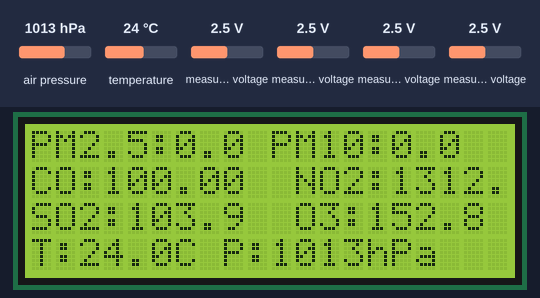
Simulated run of this sketch. Board: ESP32. On the bench: 20×4 character LCD. The test bench sets the inputs (shaded band); at power-on: air pressure 1013 hPa, measured voltage 2.5 V, temperature 24 °C. WiFi joins after 1.5 s; servers stay silent unless stated; uploads are accepted with an empty reply; the local clock reads 2024-03-15 10:24:30 at power-on unless the sketch sets it; storage starts empty; what the sketch prints to the serial monitor is not drawn.

Above: at 3.8 s.
3.9 s: air pressure set to 952 hPa
At 5.3 s:
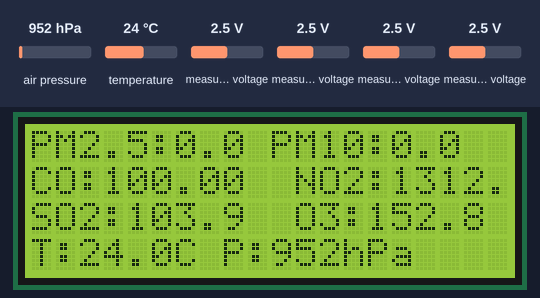
6.9 s: measured voltage (sensor 200) set to 0.1 V
At 7.6 s:
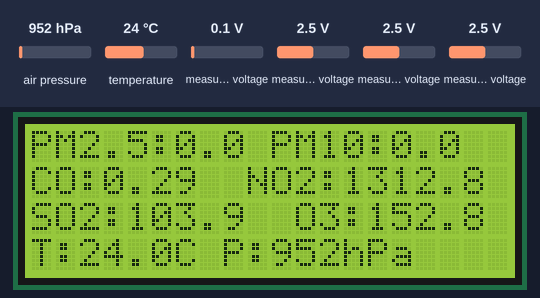
8.6 s: measured voltage (sensor 201) set to 0.1 V
At 9.5 s:
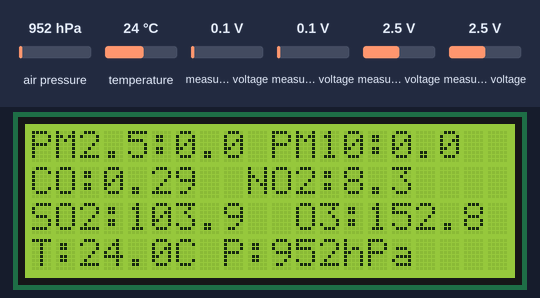
11.6 s: measured voltage (sensor 202) set to 0.1 V
At 13.0 s:
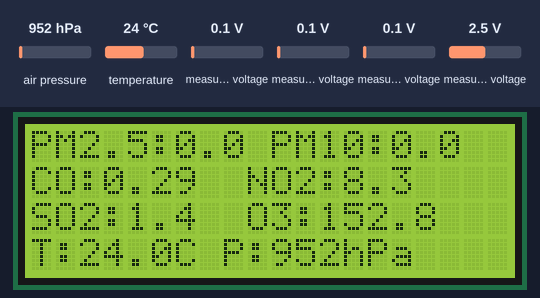
13.3 s: measured voltage (sensor 203) set to 0.1 V
At 14.9 s:
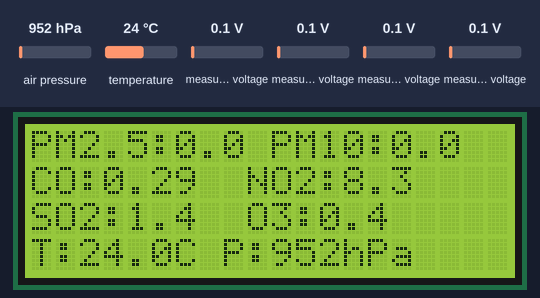
16.3 s: air pressure set to 1000 hPa
At 17.9 s:
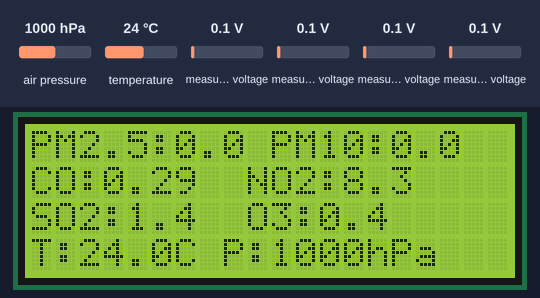
Timing chart, 0 to 19.4 s (numbered marks = the images above; inputs shaded):
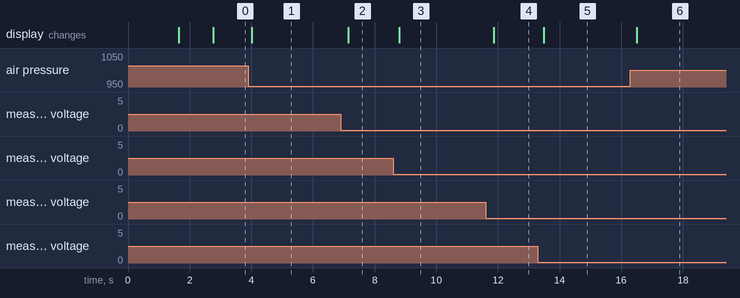

The sketch:

ESP32_SucoAir.ino
```cpp
// ============================================================
// ESP32_SucoAir.ino — Kode Arduino untuk ESP32
// Kirim data sensor ke backend via HTTP POST
//
// Hardware yang digunakan (sesuai proposal):
//   - ESP32 DevKitC V4
//   - PMS5003  → PM2.5 & PM10 (Serial2)
//   - MQ-7     → CO   (ADS1115 ch0)
//   - MQ-135   → NO2  (ADS1115 ch1)
//   - MQ-136   → SO2  (ADS1115 ch2)
//   - MQ-131   → O3   (ADS1115 ch3)
//   - BMP280   → Suhu, Kelembapan, Tekanan (I2C)
//   - RTC DS3231 → Pencatatan waktu (I2C)
//   - Modul Micro SD Card → Penyimpanan lokal
//   - LCD 20x4 I2C → Display
//   - SIM7000E → GSM/LTE (opsional)
// ============================================================

#include <WiFi.h>
#include <HTTPClient.h>
#include <ArduinoJson.h>
#include <Wire.h>
#include <Adafruit_BMP280.h>
#include <Adafruit_ADS1X15.h>
#include <RTClib.h>
#include <SD.h>
#include <SPI.h>
#include <LiquidCrystal_I2C.h>
#include <HardwareSerial.h>

// ── KONFIGURASI WiFi ─────────────────────────────────────────
const char* WIFI_SSID     = "NAMA_WIFI_ANDA";
const char* WIFI_PASSWORD = "PASSWORD_WIFI_ANDA";

// ── KONFIGURASI BACKEND ───────────────────────────────────────
const char* SERVER_URL    = "http://192.168.1.100:8080/api/sensor/data";
const char* DEVICE_KEY    = "ESP32_SUCOFINDO_MANADO_2025";
const char* INSPECTION_ID = "INS-1771489133574"; // Ganti sesuai sesi inspeksi aktif

// ── INTERVAL PENGIRIMAN (ms) ──────────────────────────────────
const unsigned long SEND_INTERVAL = 5000; // 5 detik

// ── PIN DEFINITIONS ───────────────────────────────────────────
#define SD_CS_PIN     5
#define PMS_RX_PIN   16
#define PMS_TX_PIN   17
#define LCD_ADDR     0x27

// ── OBJEK SENSOR ─────────────────────────────────────────────
Adafruit_BMP280    bmp;
Adafruit_ADS1115   ads;
RTC_DS3231         rtc;
LiquidCrystal_I2C  lcd(LCD_ADDR, 20, 4);
HardwareSerial     pmsSerial(2); // Serial2 untuk PMS5003

// ── VARIABEL DATA SENSOR ─────────────────────────────────────
struct SensorData {
  float pm25      = 0;
  float pm10      = 0;
  float co        = 0;
  float no2       = 0;
  float so2       = 0;
  float o3        = 0;
  float temp      = 0;
  float humidity  = 0;
  float pressure  = 0;
};

SensorData sensorData;
unsigned long lastSend = 0;

// ── KALIBRASI MQ SENSOR ───────────────────────────────────────
// Nilai Ro (resistance di udara bersih) — kalibrasi di lapangan
const float MQ7_RO   = 10.0;  // kΩ
const float MQ135_RO = 76.0;  // kΩ
const float MQ136_RO = 35.0;  // kΩ
const float MQ131_RO = 30.0;  // kΩ

// ── SETUP ─────────────────────────────────────────────────────
void setup() {
  Serial.begin(115200);
  Wire.begin();

  // Init LCD
  lcd.init();
  lcd.backlight();
  lcd.print("SucoAir Monitor");
  lcd.setCursor(0, 1);
  lcd.print("Inisialisasi...");

  // Init BMP280
  if (!bmp.begin(0x76)) {
    Serial.println("[ERROR] BMP280 tidak ditemukan!");
  }
  bmp.setSampling(Adafruit_BMP280::MODE_NORMAL,
                  Adafruit_BMP280::SAMPLING_X2,
                  Adafruit_BMP280::SAMPLING_X16,
                  Adafruit_BMP280::FILTER_X16,
                  Adafruit_BMP280::STANDBY_MS_500);

  // Init ADS1115
  if (!ads.begin()) {
    Serial.println("[ERROR] ADS1115 tidak ditemukan!");
  }
  ads.setGain(GAIN_ONE); // ±4.096V

  // Init RTC
  if (!rtc.begin()) {
    Serial.println("[ERROR] RTC DS3231 tidak ditemukan!");
  }
  if (rtc.lostPower()) {
    rtc.adjust(DateTime(F(__DATE__), F(__TIME__)));
  }

  // Init SD Card
  if (!SD.begin(SD_CS_PIN)) {
    Serial.println("[WARN] SD Card tidak ditemukan, log lokal dinonaktifkan.");
  }

  // Init PMS5003
  pmsSerial.begin(9600, SERIAL_8N1, PMS_RX_PIN, PMS_TX_PIN);

  // Koneksi WiFi
  connectWiFi();

  lcd.clear();
  lcd.print("Sistem Siap!");
  delay(1000);
}

// ── LOOP UTAMA ───────────────────────────────────────────────
void loop() {
  unsigned long now = millis();

  // Baca semua sensor
  readBMP280();
  readPMS5003();
  readMQSensors();

  // Tampilkan di LCD
  updateLCD();

  // Kirim ke backend setiap SEND_INTERVAL
  if (now - lastSend >= SEND_INTERVAL) {
    lastSend = now;

    if (WiFi.status() == WL_CONNECTED) {
      sendToBackend();
      saveToSD();
    } else {
      Serial.println("[WARN] WiFi terputus, mencoba reconnect...");
      connectWiFi();
      saveToSD(); // Tetap simpan lokal
    }
  }

  delay(100);
}

// ── BACA BMP280 ───────────────────────────────────────────────
void readBMP280() {
  sensorData.temp     = bmp.readTemperature();
  sensorData.pressure = bmp.readPressure() / 100.0F; // hPa
  // BMP280 tidak memiliki humidity, gunakan nilai tetap atau sensor tambahan
  sensorData.humidity = 0;
}

// ── BACA PMS5003 (PM2.5, PM10) ───────────────────────────────
void readPMS5003() {
  uint8_t buf[32];
  if (pmsSerial.available() >= 32) {
    pmsSerial.readBytes(buf, 32);
    if (buf[0] == 0x42 && buf[1] == 0x4D) {
      // Atmospheric concentration (μg/m³)
      sensorData.pm25 = (buf[12] << 8) | buf[13];
      sensorData.pm10 = (buf[14] << 8) | buf[15];
    }
  }
}

// ── BACA MQ SENSOR via ADS1115 ───────────────────────────────
void readMQSensors() {
  // ADS1115 channel mapping:
  //   ch0 → MQ-7  (CO)
  //   ch1 → MQ-135 (NO2)
  //   ch2 → MQ-136 (SO2)
  //   ch3 → MQ-131 (O3)

  float vcc = 5.0; // Tegangan suplai sensor
  float rl  = 10.0; // Load resistance (kΩ)

  // MQ-7 → CO (ppm)
  float raw0  = ads.readADC_SingleEnded(0) * 0.125 / 1000.0; // konversi ke Volt
  float rs0   = rl * (vcc - raw0) / raw0;
  sensorData.co  = 100.0 * pow(rs0 / MQ7_RO, -1.5);

  // MQ-135 → NO2 (μg/m³) — konversi approx
  float raw1  = ads.readADC_SingleEnded(1) * 0.125 / 1000.0;
  float rs1   = rl * (vcc - raw1) / raw1;
  sensorData.no2 = 50.0 * pow(rs1 / MQ135_RO, -1.3) * 1.88; // ppm → μg/m³

  // MQ-136 → SO2 (μg/m³)
  float raw2  = ads.readADC_SingleEnded(2) * 0.125 / 1000.0;
  float rs2   = rl * (vcc - raw2) / raw2;
  sensorData.so2 = 10.0 * pow(rs2 / MQ136_RO, -1.1) * 2.62;

  // MQ-131 → O3 (μg/m³)
  float raw3  = ads.readADC_SingleEnded(3) * 0.125 / 1000.0;
  float rs3   = rl * (vcc - raw3) / raw3;
  sensorData.o3  = 15.0 * pow(rs3 / MQ131_RO, -1.5) * 1.96;

  // Clamp nilai negatif
  sensorData.co  = max(0.0f, sensorData.co);
  sensorData.no2 = max(0.0f, sensorData.no2);
  sensorData.so2 = max(0.0f, sensorData.so2);
  sensorData.o3  = max(0.0f, sensorData.o3);
}

// ── KIRIM DATA KE BACKEND ─────────────────────────────────────
void sendToBackend() {
  HTTPClient http;
  http.begin(SERVER_URL);
  http.addHeader("Content-Type", "application/json");
  http.addHeader("X-Device-Key", DEVICE_KEY);

  // Buat JSON payload
  StaticJsonDocument<512> doc;
  doc["inspection_id"] = INSPECTION_ID;
  doc["pm25"]          = round(sensorData.pm25 * 10) / 10.0;
  doc["pm10"]          = round(sensorData.pm10 * 10) / 10.0;
  doc["co"]            = round(sensorData.co   * 100) / 100.0;
  doc["no2"]           = round(sensorData.no2  * 10) / 10.0;
  doc["so2"]           = round(sensorData.so2  * 10) / 10.0;
  doc["o3"]            = round(sensorData.o3   * 10) / 10.0;
  doc["temperature"]   = round(sensorData.temp * 10) / 10.0;
  doc["humidity"]      = round(sensorData.humidity);
  doc["pressure"]      = round(sensorData.pressure);

  String payload;
  serializeJson(doc, payload);

  int code = http.POST(payload);

  if (code == 200) {
    String resp = http.getString();
    StaticJsonDocument<256> respDoc;
    deserializeJson(respDoc, resp);
    int   ispu     = respDoc["ispu"];
    const char* kat = respDoc["kategori"];
    Serial.printf("[OK] ISPU: %d | %s\n", ispu, kat);
  } else {
    Serial.printf("[ERROR] HTTP %d\n", code);
  }

  http.end();
}

// ── SIMPAN KE SD CARD ─────────────────────────────────────────
void saveToSD() {
  DateTime now = rtc.now();
  String filename = "/log_" + String(now.year()) +
    String(now.month())  + String(now.day()) + ".csv";

  File f = SD.open(filename, FILE_APPEND);
  if (f) {
    if (f.size() == 0) {
      f.println("Timestamp,PM25,PM10,CO,NO2,SO2,O3,Temp,Hum,Press");
    }
    f.printf("%04d-%02d-%02d %02d:%02d:%02d,%.1f,%.1f,%.2f,%.1f,%.1f,%.1f,%.1f,%.0f,%.0f\n",
      now.year(), now.month(), now.day(),
      now.hour(), now.minute(), now.second(),
      sensorData.pm25, sensorData.pm10, sensorData.co,
      sensorData.no2,  sensorData.so2,  sensorData.o3,
      sensorData.temp, sensorData.humidity, sensorData.pressure);
    f.close();
  }
}

// ── UPDATE LCD 20x4 ───────────────────────────────────────────
void updateLCD() {
  lcd.clear();

  // Baris 1: PM2.5 & PM10
  lcd.setCursor(0, 0);
  lcd.printf("PM2.5:%.1f PM10:%.1f", sensorData.pm25, sensorData.pm10);

  // Baris 2: CO, NO2
  lcd.setCursor(0, 1);
  lcd.printf("CO:%.2f  NO2:%.1f", sensorData.co, sensorData.no2);

  // Baris 3: SO2, O3
  lcd.setCursor(0, 2);
  lcd.printf("SO2:%.1f  O3:%.1f", sensorData.so2, sensorData.o3);

  // Baris 4: Suhu & Tekanan
  lcd.setCursor(0, 3);
  lcd.printf("T:%.1fC P:%.0fhPa", sensorData.temp, sensorData.pressure);
}

// ── KONEKSI WiFi ──────────────────────────────────────────────
void connectWiFi() {
  Serial.print("[WiFi] Menghubungkan ke ");
  Serial.println(WIFI_SSID);
  WiFi.begin(WIFI_SSID, WIFI_PASSWORD);

  int attempt = 0;
  while (WiFi.status() != WL_CONNECTED && attempt < 20) {
    delay(500);
    Serial.print(".");
    attempt++;
  }

  if (WiFi.status() == WL_CONNECTED) {
    Serial.println("\n[WiFi] Terhubung! IP: " + WiFi.localIP().toString());
    lcd.setCursor(0, 2);
    lcd.print("WiFi OK: ");
    lcd.print(WiFi.localIP());
  } else {
    Serial.println("\n[WiFi] Gagal terhubung. Mode offline.");
  }
}
```

Measured:
- after the input at 3.9 s, the display: changes after 0.11 s (image 1)
- after the input at 6.9 s, the display: changes after 0.25 s (image 2)
- after the input at 8.6 s, the display: changes after 0.20 s (image 3)
- after the input at 11.6 s, the display: changes after 0.27 s (image 4)
- after the input at 13.3 s, the display: changes after 0.18 s (image 5)
- after the input at 16.3 s, the display: changes after 0.20 s (image 6)
